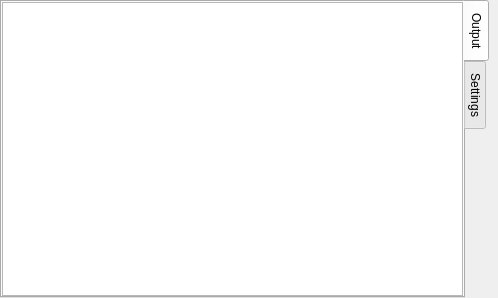
<?xml version="1.0" encoding="UTF-8"?>
<ui version="4.0">
 <class>ProgressViewUi</class>
 <widget class="QWidget" name="ProgressViewUi">
  <property name="geometry">
   <rect>
    <x>0</x>
    <y>0</y>
    <width>498</width>
    <height>298</height>
   </rect>
  </property>
  <property name="sizePolicy">
   <sizepolicy hsizetype="Expanding" vsizetype="Ignored">
    <horstretch>0</horstretch>
    <verstretch>0</verstretch>
   </sizepolicy>
  </property>
  <property name="minimumSize">
   <size>
    <width>0</width>
    <height>0</height>
   </size>
  </property>
  <property name="sizeIncrement">
   <size>
    <width>0</width>
    <height>0</height>
   </size>
  </property>
  <property name="baseSize">
   <size>
    <width>0</width>
    <height>0</height>
   </size>
  </property>
  <property name="windowTitle">
   <string/>
  </property>
  <layout class="QGridLayout">
   <property name="leftMargin">
    <number>0</number>
   </property>
   <property name="topMargin">
    <number>0</number>
   </property>
   <property name="rightMargin">
    <number>9</number>
   </property>
   <property name="bottomMargin">
    <number>0</number>
   </property>
   <property name="spacing">
    <number>6</number>
   </property>
   <item row="0" column="0">
    <widget class="QTabWidget" name="tabWidget">
     <property name="enabled">
      <bool>true</bool>
     </property>
     <property name="sizePolicy">
      <sizepolicy hsizetype="Expanding" vsizetype="Ignored">
       <horstretch>0</horstretch>
       <verstretch>0</verstretch>
      </sizepolicy>
     </property>
     <property name="baseSize">
      <size>
       <width>0</width>
       <height>0</height>
      </size>
     </property>
     <property name="acceptDrops">
      <bool>false</bool>
     </property>
     <property name="layoutDirection">
      <enum>Qt::LeftToRight</enum>
     </property>
     <property name="autoFillBackground">
      <bool>false</bool>
     </property>
     <property name="tabPosition">
      <enum>QTabWidget::East</enum>
     </property>
     <property name="tabShape">
      <enum>QTabWidget::Rounded</enum>
     </property>
     <property name="currentIndex">
      <number>0</number>
     </property>
     <widget class="QWidget" name="tab">
      <attribute name="title">
       <string>Output</string>
      </attribute>
      <layout class="QGridLayout">
       <property name="leftMargin">
        <number>0</number>
       </property>
       <property name="topMargin">
        <number>0</number>
       </property>
       <property name="rightMargin">
        <number>0</number>
       </property>
       <property name="bottomMargin">
        <number>0</number>
       </property>
       <property name="spacing">
        <number>6</number>
       </property>
       <item row="0" column="0">
        <widget class="QTextEdit" name="outTE">
         <property name="sizePolicy">
          <sizepolicy hsizetype="Expanding" vsizetype="Ignored">
           <horstretch>1</horstretch>
           <verstretch>0</verstretch>
          </sizepolicy>
         </property>
         <property name="maximumSize">
          <size>
           <width>16777215</width>
           <height>16777215</height>
          </size>
         </property>
         <property name="styleSheet">
          <string notr="true">border: </string>
         </property>
         <property name="frameShape">
          <enum>QFrame::StyledPanel</enum>
         </property>
         <property name="frameShadow">
          <enum>QFrame::Sunken</enum>
         </property>
         <property name="lineWidth">
          <number>1</number>
         </property>
         <property name="readOnly">
          <bool>true</bool>
         </property>
        </widget>
       </item>
      </layout>
     </widget>
     <widget class="QWidget" name="tab_2">
      <attribute name="title">
       <string>Settings</string>
      </attribute>
      <layout class="QGridLayout" columnstretch="0,0">
       <property name="leftMargin">
        <number>0</number>
       </property>
       <property name="topMargin">
        <number>0</number>
       </property>
       <property name="rightMargin">
        <number>0</number>
       </property>
       <property name="bottomMargin">
        <number>0</number>
       </property>
       <property name="spacing">
        <number>0</number>
       </property>
       <item row="0" column="1" rowspan="6">
        <widget class="QTreeWidget" name="debugMessagesTW">
         <property name="toolTip">
          <string>Select the debug messages that should be displayed</string>
         </property>
         <column>
          <property name="text">
           <string>1</string>
          </property>
         </column>
        </widget>
       </item>
       <item row="0" column="0">
        <layout class="QVBoxLayout" name="verticalLayout">
         <property name="spacing">
          <number>0</number>
         </property>
         <property name="leftMargin">
          <number>9</number>
         </property>
         <property name="topMargin">
          <number>9</number>
         </property>
         <property name="rightMargin">
          <number>9</number>
         </property>
         <property name="bottomMargin">
          <number>9</number>
         </property>
         <item>
          <widget class="QCheckBox" name="sbarCB">
           <property name="toolTip">
            <string>Display statusbar messages?</string>
           </property>
           <property name="text">
            <string>&amp;Statusbar messages</string>
           </property>
           <property name="checked">
            <bool>true</bool>
           </property>
          </widget>
         </item>
         <item>
          <widget class="QGroupBox" name="groupBox">
           <property name="sizePolicy">
            <sizepolicy hsizetype="Preferred" vsizetype="Fixed">
             <horstretch>0</horstretch>
             <verstretch>0</verstretch>
            </sizepolicy>
           </property>
           <property name="title">
            <string>Debug messages</string>
           </property>
           <property name="flat">
            <bool>true</bool>
           </property>
           <layout class="QGridLayout">
            <property name="leftMargin">
             <number>9</number>
            </property>
            <property name="topMargin">
             <number>9</number>
            </property>
            <property name="rightMargin">
             <number>9</number>
            </property>
            <property name="bottomMargin">
             <number>9</number>
            </property>
            <property name="spacing">
             <number>6</number>
            </property>
            <item row="0" column="2">
             <widget class="QRadioButton" name="debugAnyRB">
              <property name="toolTip">
               <string>Display all debug messages</string>
              </property>
              <property name="text">
               <string>&amp;All</string>
              </property>
             </widget>
            </item>
            <item row="0" column="1">
             <widget class="QRadioButton" name="debugSelectedRB">
              <property name="toolTip">
               <string>Display the debug messages selected to the right</string>
              </property>
              <property name="text">
               <string>S&amp;elected</string>
              </property>
             </widget>
            </item>
            <item row="0" column="0">
             <widget class="QRadioButton" name="debugNoneRB">
              <property name="toolTip">
               <string>Display no debug messages</string>
              </property>
              <property name="text">
               <string>&amp;None</string>
              </property>
             </widget>
            </item>
           </layout>
          </widget>
         </item>
         <item>
          <widget class="QCheckBox" name="autoClearCB">
           <property name="toolTip">
            <string>Automatic cleanup of the window before LaTeX compilation proceeds</string>
           </property>
           <property name="text">
            <string>&amp;Clear automatically</string>
           </property>
          </widget>
         </item>
        </layout>
       </item>
       <item row="1" column="0" rowspan="5">
        <spacer>
         <property name="orientation">
          <enum>Qt::Vertical</enum>
         </property>
         <property name="sizeType">
          <enum>QSizePolicy::Preferred</enum>
         </property>
         <property name="sizeHint" stdset="0">
          <size>
           <width>187</width>
           <height>3</height>
          </size>
         </property>
        </spacer>
       </item>
      </layout>
     </widget>
    </widget>
   </item>
  </layout>
 </widget>
 <includes>
  <include location="local">qt_i18n.h</include>
 </includes>
 <resources/>
 <connections/>
</ui>
